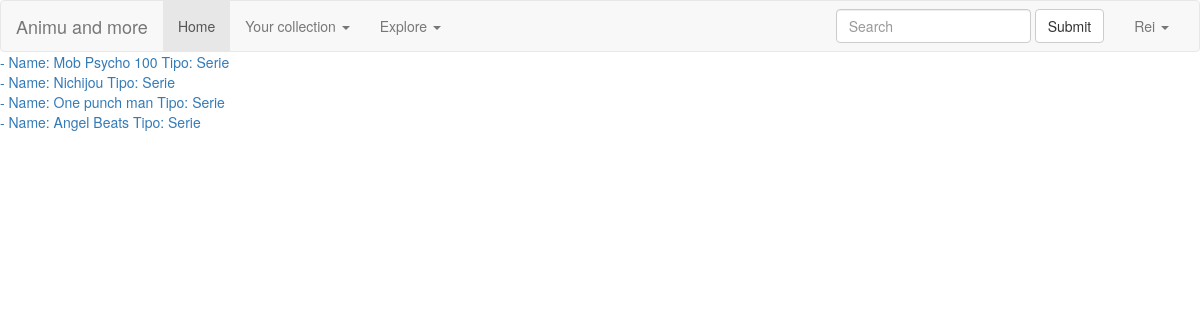
Page /userSeries.php (signed in) on the committed database.
### tables this page shows
CREATE TABLE `status` (
  `Content` int(11) NOT NULL,
  `User` int(11) NOT NULL,
  `Liked` int(1) NOT NULL,
  `Faved` int(1) NOT NULL,
  `Watched` int(1) NOT NULL,
  `Completed` int(1) NOT NULL,
  `Dropped` int(1) NOT NULL,
  `Watching` int(1) NOT NULL,
  `Note` text NOT NULL,
  `Mark` int(3) NOT NULL
);

CREATE TABLE `content` (
  `ContentID` int(11) NOT NULL,
  `Name` varchar(255) NOT NULL,
  `Type` varchar(255) NOT NULL,
  `Author` varchar(255) DEFAULT NULL,
  `Photo` varchar(255) DEFAULT NULL,
  `BackgroundPhoto` varchar(255) NOT NULL,
  `Genre` varchar(255) DEFAULT NULL,
  `ReleaseDate` date DEFAULT NULL,
  `Description` varchar(255) DEFAULT NULL,
  `RegistrationDate` timestamp NOT NULL DEFAULT CURRENT_TIMESTAMP ON UPDATE CURRENT_TIMESTAMP
);

### userSeries.php (the view, shortened to what this page needs)
<?php
include 'head.php';
?>
<body>
<?php
include 'header.php';
include "connection.php";
if(isset($_SESSION['login_user'])){
	$sql = "SELECT * FROM content as c INNER JOIN status as s ON c.ContentId = s.Content WHERE c.Type = 'Serie' AND s.User =" .$_SESSION['login_user'];
	$result = $conn->query($sql);
	if ($result->num_rows > 0) {
	    while($row = $result->fetch_assoc()) {
	    	if($row['Liked'] != 0 || $row['Liked'] != 0 || $row['Faved'] != 0 || $row['Watched'] != 0 || $row['Completed'] != 0 || $row['Dropped'] != 0 || $row['Watching'] != 0){
		        echo "<a href='serie.php?id=" . $row["ContentID"] ."'> - Name: " . $row["Name"]. " Tipo: " . $row["Type"] ."</a>";
		        echo "<br>";
		    }
	    }
	}
	else {
	    echo "0 results";
	}
	}
else{
    header("Location: series.php");
}
?>
</body>
</html>

### rows in the picture
status: Content.Name "Mob Psycho 100", Content.Type "Serie"
status: Content.Name "Nichijou", Content.Type "Serie"
status: Content.Name "One punch man", Content.Type "Serie"
status: Content.Name "Angel Beats", Content.Type "Serie"

### other values in the picture
$_SESSION['username'] "Rei"
